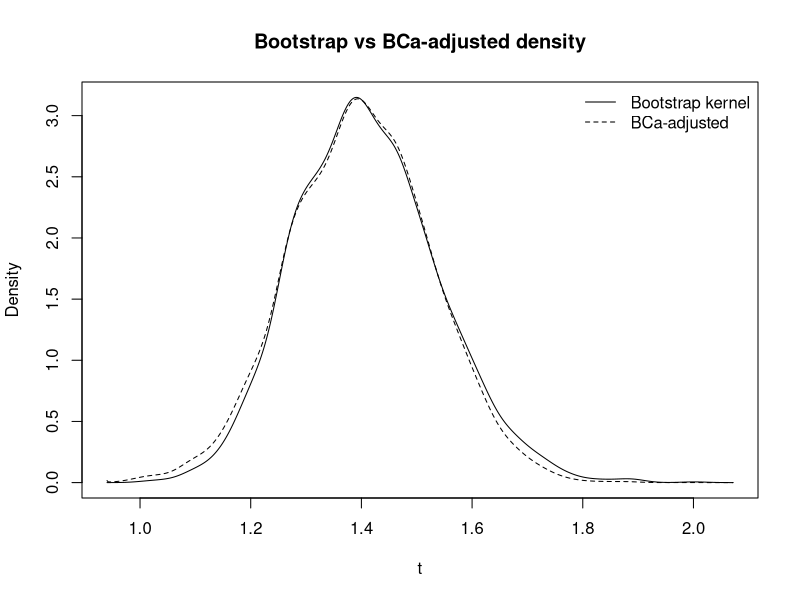
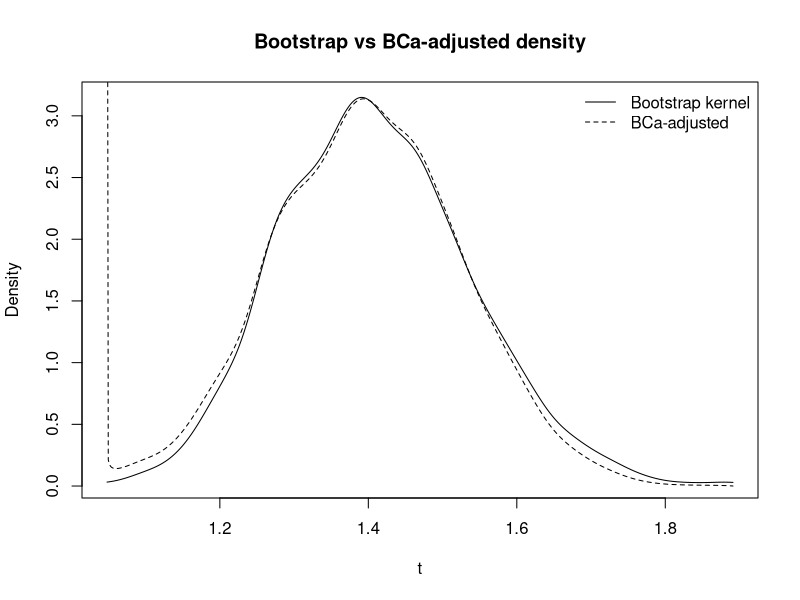

Write the R code that produced these figures, in order.
# --- Robust BCa density -------------------------------------------------------
bca_density <- function(t_boot, t0, t_jack,
                        bw = "nrd0", adjust = 1,
                        from = NULL, to = NULL, n = 512,
                        plot = TRUE) {
  # basic checks + cleaning
  stopifnot(is.numeric(t_boot), is.numeric(t0), length(t0) == 1L,
            is.numeric(t_jack))
  t_boot <- t_boot[is.finite(t_boot)]
  t_jack <- t_jack[is.finite(t_jack)]
  if (length(t_boot) < 30L) stop("Need at least ~30 bootstrap draws.")
  if (length(t_jack) < 3L)  stop("Need at least 3 jackknife values.")
  
  # bias-correction z0 (mid-p for ties)
  eps <- 1e-8
  u0 <- mean(t_boot < t0) + 0.5 * mean(t_boot == t0)
  u0 <- min(max(u0, eps), 1 - eps)
  z0 <- qnorm(u0)
  
  # acceleration a from jackknife
  tbar_j <- mean(t_jack)
  num <- sum((tbar_j - t_jack)^3)
  den <- 6 * (sum((tbar_j - t_jack)^2))^(3/2)
  a <- if (den == 0) 0 else num / den  # guard perfectly flat stats
  
  # density() wrapper: only pass from/to when non-NULL scalars
  args <- list(x = t_boot, bw = bw, adjust = adjust, n = n)
  if (!is.null(from)) {
    stopifnot(is.numeric(from), length(from) == 1L, is.finite(from))
    args$from <- from
  }
  if (!is.null(to)) {
    stopifnot(is.numeric(to), length(to) == 1L, is.finite(to))
    args$to <- to
  }
  kd <- do.call(density, args)
  
  grid <- kd$x
  f_star <- kd$y
  
  # smooth CDF using trapezoid on the same grid (keeps bw consistent with pdf)
  dx <- diff(grid)
  fmid <- (f_star[-1] + f_star[-length(f_star)]) / 2
  F_star <- c(0, cumsum(fmid * dx))
  F_star <- F_star / max(F_star)                   # normalize
  F_star <- pmin(pmax(F_star, eps), 1 - eps)       # clamp
  
  # derivative of BCa alpha(u)
  z <- qnorm(F_star)
  denom <- (1 - a * (z0 + z))
  # avoid division by ~0 in extreme tails
  denom[abs(denom) < 1e-10] <- sign(denom[abs(denom) < 1e-10]) * 1e-10
  W <- z0 + (z0 + z) / denom
  phi <- dnorm
  alpha_prime <- phi(W) / (phi(z) * denom^2)
  
  # BCa-adjusted density
  g <- f_star * alpha_prime
  
  # optional plot
  if (isTRUE(plot)) {
    oldpar <- par(no.readonly = TRUE); on.exit(par(oldpar))
    plot(grid, f_star, type = "l", xlab = "t", ylab = "Density",
         main = "Bootstrap vs BCa-adjusted density")
    lines(grid, g, lty = 2)
    legend("topright", c("Bootstrap kernel", "BCa-adjusted"),
           lty = c(1, 2), bty = "n")
  }
  
  # interpolators
  dens_boot_fun <- approxfun(grid, f_star, yleft = 0, yright = 0)
  dens_bca_fun  <- approxfun(grid, g,       yleft = 0, yright = 0)
  
  list(
    x = grid,
    f_boot = f_star,
    F_boot = F_star,
    density_bca = g,
    dens_fun_boot = dens_boot_fun,
    dens_fun_bca  = dens_bca_fun,
    z0 = z0, a = a,
    call = match.call()
  )
}

set.seed(1)
x <- rlnorm(80, 0, 0.8)
theta <- mean(x)
B <- 3000
t_boot <- replicate(B, mean(sample(x, replace = TRUE)))
t_jack <- sapply(seq_along(x), function(i) mean(x[-i]))

res <- bca_density(t_boot, t0 = theta, t_jack = t_jack, plot = TRUE)

res <- bca_density(t_boot, t0 = theta, t_jack = t_jack,
                   from = quantile(t_boot, 0.001),
                   to   = quantile(t_boot, 0.999))
